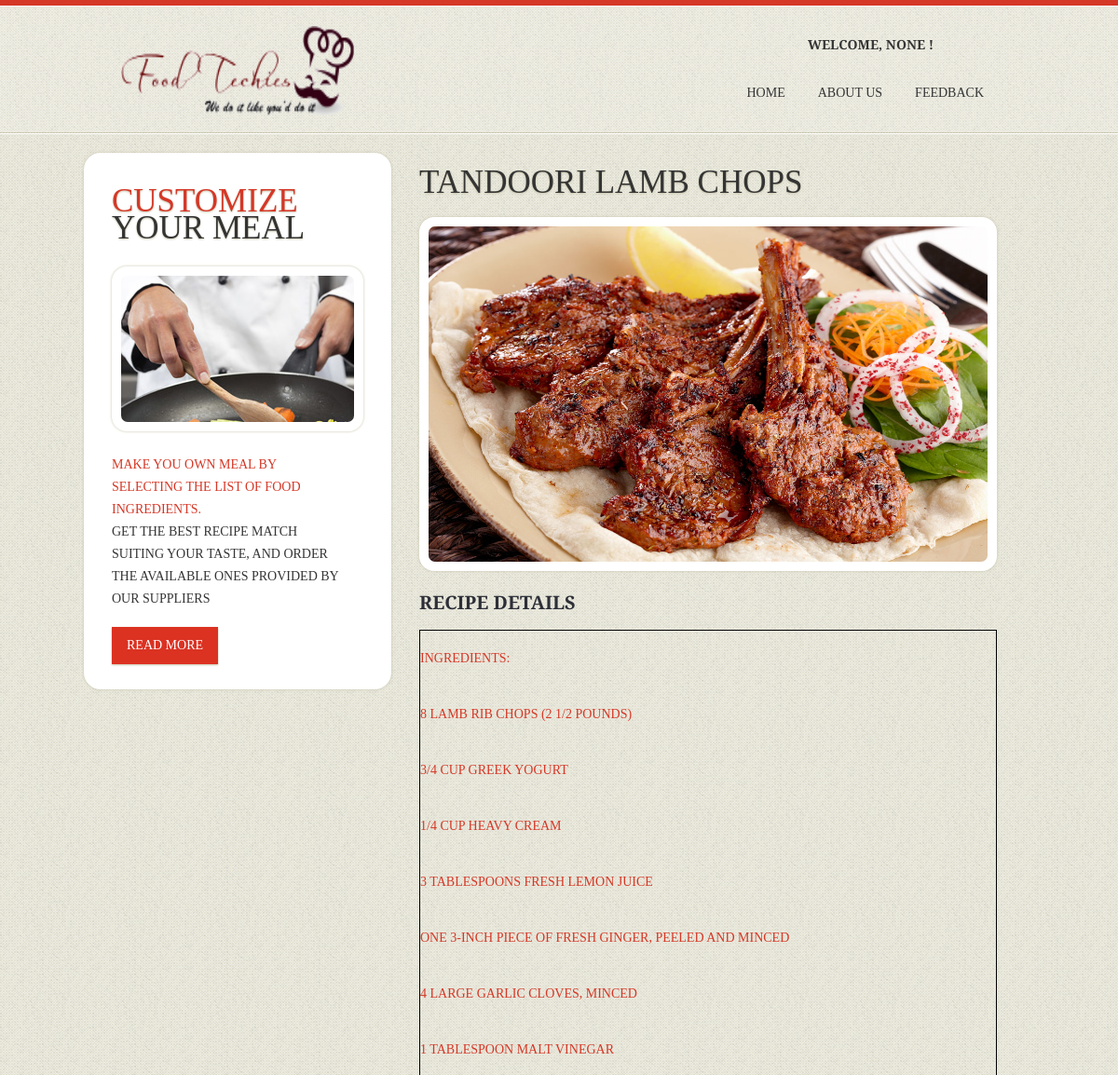
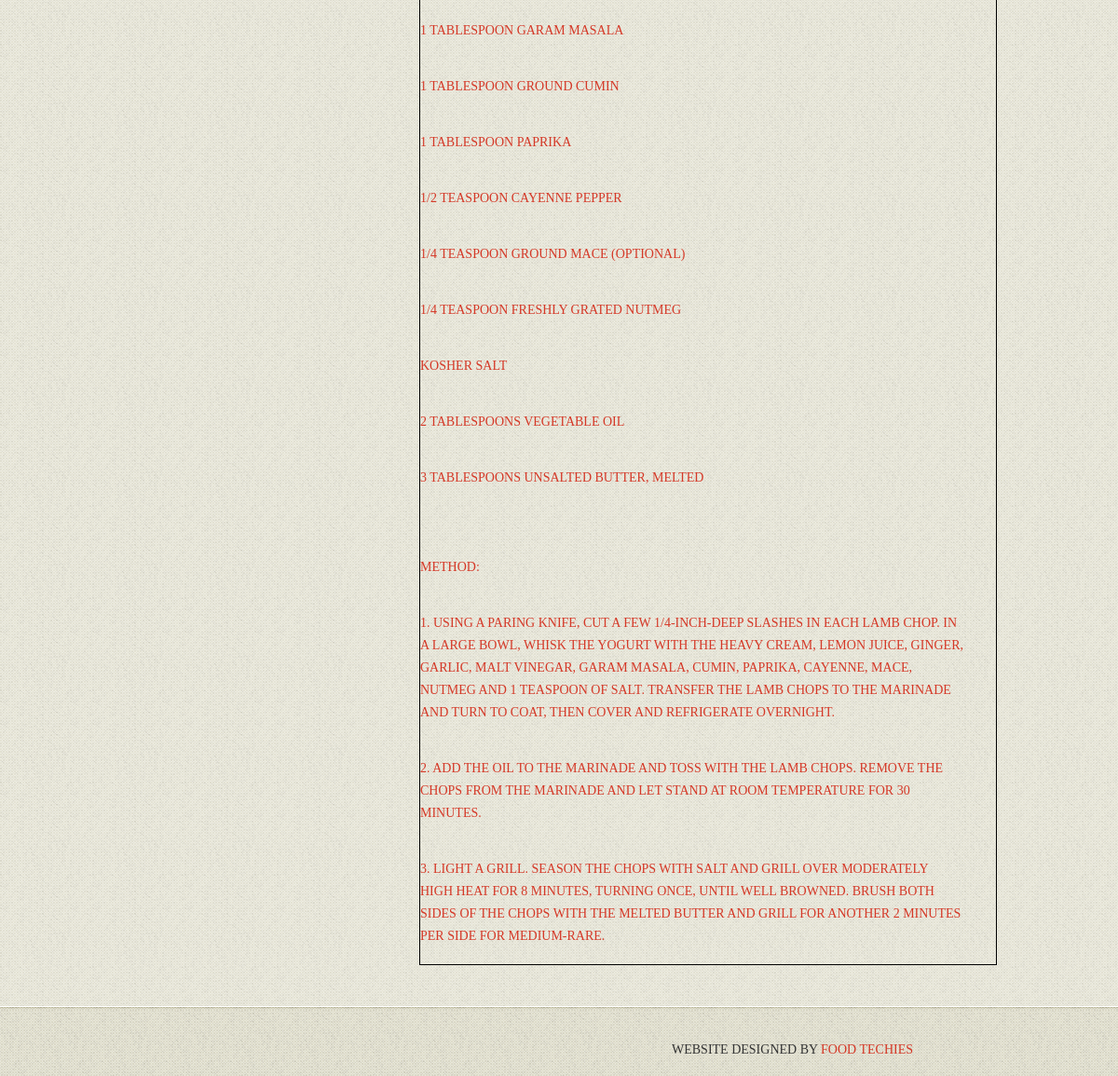
/recipe?r_id=2, run on the app's committed database (2 pictures, top to bottom).
### tables this page shows
CREATE TABLE RECIPE(
       RECIPE_ID INTEGER PRIMARY KEY AUTOINCREMENT,
       NAME CHAR(50) UNIQUE NOT NULL,
       TYPE CHAR(20) NOT NULL,
       MAIN_INGREDIENT CHAR(20) NOT NULL,
       RECIPE_IMG TEXT,
       RECIPE_DESC TEXT NOT NULL	
       );

### mealSystem.py (the view)
@app.route('/recipe')
def recipe_details():
    recipe_id = request.args.get('r_id')
    query = 'select * from recipe where recipe_id = "'+recipe_id+'" '
    recipe_details = select(query)
    for i in recipe_details:
        print i
        desc = i[5]
    desc_lines = desc.splitlines()
    return render_template('customize_recipe.html',recipe_details=recipe_details,desc_lines=desc_lines,username=username, type=user_type)

### mealSystem.py (called while the page is built)
def select(sql):
    conn = sqlite3.connect(DATABASE)
    cursor = conn.execute(sql)
    rows = cursor.fetchall()
    conn.close()
    return rows

### templates/customize_recipe.html (shortened to what this page needs)
<!DOCTYPE html>
{% extends "header.html" %}
{% block body %}
<section id="content">
  <div class="border-horiz"></div>
  <div class="container_12">
       <article class="side-bar extra1">
      <h3><span>Customize</span>yoUR Meal</h3>
      <figure class="box-img img-indent1"><img src="static/images/page5-img1.jpg " alt="" /></figure>
      <div class="inner-1"> <a href="#" class="link-1">Make You Own Meal by selecting the list of Food Ingredients.</a>
        <p>Get the best Recipe match suiting your taste, and order the available ones provided by our suppliers </p>
        <a href="#" class="btn">Read more</a> </div>
    </article>
    <article class="grid_8">
      {% for recipe in recipe_details %}
        <h3>{{ recipe[1] }}</h3>
      <figure class="box-img"><img src="static/images/{{ recipe[4] }} " alt="" width="600" height="360" /></figure> </br> </br>
       <h6>Recipe Details</h6>
       <div id="desc">
        {% for row in desc_lines %}
           <p><div class="inner-1"> <a href="#" class="link-1">{{ row }}</a>
               </div></p>
           {% endfor %}
      {% endfor %}
    </article>
  </div>
</section>
<footer>
  <div class="main">
    <div class="policy">Website designed by <a href="http://www.templatemonster.com" rel="nofollow">Food Techies</a> </div>
  </div>
</footer>
{% endblock %}

### templates/header.html (shortened to what this page needs)
<head>
    <link rel="stylesheet" href="/static/css/reset.css" type="text/css" media="screen">
    <link rel="stylesheet" href="/static/css/style.css" type="text/css" media="screen">
    <link rel="stylesheet" href="/static/css/grid.css" type="text/css" media="screen">
    <link rel="stylesheet" href="/static/css/flexslider.css" type="text/css" media="screen">
</head>
<body>
<header>
    <div class="line-top"></div>
    <div class="main">
        <div class="row-top">
            <h1><a href="{{url_for('login_success_page')}}"><img alt="" src="/static/images/logo.png"height="100" width="250"></a></h1>
            <div id="dropdown">
            <p align="right">
            <ul class="sf-menu">
                {% if type == 'customer' %}
                <li ><p align="right"><strong>Welcome, {{username}} !</strong></p>
                    <ul>
                            <li><a href="{{url_for('user_details')}}">Edit Profile</a></li>
                            <li><a href="{{url_for('cart')}}">Your Cart</a></li>
                            <li><a href="{{url_for('order_history')}}">Order History</a></li>
                            <li><a href="{{url_for('track_order')}}">Track your order</a></li>
                            <li><a href="{{url_for('logout')}}">Logout</a></li>
                    </ul>
                </li>
                {% else %}
                <li ><p align="right"><strong>Welcome, {{username}} !</strong></p>
                </li>
                {%endif%}
            </ul>
            </p>
            </div>
            <nav>
                <ul class="sf-menu">
          {% if type == 'customer' %}
          <li><a href="/login_success_page/">Home</a></li>
          <li><a href="/quickmeal">Quick Meal</a></li>
          </li>
          <li><a href="/customize">Customize Meal</a> </li>
          <li><a href="{{url_for('about')}}">About Us</a> </li>
          <li><a href="{{url_for('feedback')}}">Feedback</a> </li>
          {% else %}
          <li><a href="/login_success_page/">Home</a></li>
          <li><a href="{{url_for('about')}}">About Us</a> </li>
          <li><a href="{{url_for('feedback')}}">Feedback</a> </li>
          {% endif %}
        </ul>
            </nav>
        </div>
    </div>
</header>
</body>
{% block body %}{% endblock %}

### static/css/style.css (style rules this page uses)
article, aside, audio, canvas, command, datalist, details, embed, figcaption, figure, footer, header, hgroup, keygen, meter, nav, output, progress, section, source, video { display: block; }
body { font-family: 'PT Serif Caption', serif; font-size:14px; line-height:24px; color:#343434; min-width:1020px; background:url(../images/bg-body.gif) #e6e4d7; text-transform:uppercase }
html, body { height:100%; }
p { padding-bottom:18px; }
a { color:#fff; text-decoration:none; }
h1 { float:left; display:block; position:relative; z-index:10; }
h1 a { display:block; }
h2,h3,h4,h5,h6 { font-family: 'PT Serif Caption', serif; font-weight:normal; color:#343434 }
h3 { font-size:35px; line-height:38px; padding:33px 0 18px; text-shadow:0 1px 2px #c5c2a9; }
h3 span { color:#D53827; display:block; margin-bottom:-9px; }
h6 { color:#2d2f38; font-size:20px; line-height:20px; padding:0 0 19px 0; font-weight:bold; }
.inner-1 { padding-right:35px }
.main { margin: 0 auto; position: relative; width: 940px; }
header { padding:0; position: relative; z-index:99; background:url(../images/tail-header.gif); }
.line-top { background:url(../images/line-top.gif) repeat-x 0 0; height:7px; }
.row-top { padding:21px 0 14px }
#content { position:relative; }
.img-indent1 { margin:4px 0 24px 0 }
nav { padding:18px 0 0 0; float:right; display:block; z-index:99; }
.sf-menu, .sf-menu * { margin: 0; padding: 0; list-style: none; }
.sf-menu { position:relative; }
.sf-menu > li { margin-left:7px; float:left; position:relative; -webkit-transition: all 0.3s ease; -moz-transition: all 0.3s ease; -o-transition: all 0.3s ease; transition: all 0.3s ease; border-radius:4px; background:url(../images/point.png) }
.sf-menu a { color:#343434; font-size:14px; line-height:20px; text-decoration:none; }
.sf-menu > li > a { display:block; padding:12px 14px; }
#content { padding:0 0 44px; background:url(../images/tail-cont.gif) }
.border-horiz { background:url(../images/border-horiz.gif) repeat-x 0 0;height:2px }
.box-img { padding:10px; background:#fff; border-radius:16px; -moz-border-radius:16px; -webkit-border-radius:16px; box-shadow:0 0 3px #c5c2a9; -moz-box-shadow: 0 0 3px #c5c2a9; -webkit-box-shadow:0 0 3px #c5c2a9; display:inline-block }
.box-img img { border-radius:7px; -moz-border-radius:7px; -webkit-border-radius:7px; }
.side-bar { width:280px; float:left; margin:20px 20px 0 -30px; padding:0 10px 7px 40px; background:#fff; border-radius:18px; -moz-border-radius:18px; -webkit-border-radius:18px; box-shadow:0 0 3px #c5c2a9; -moz-box-shadow: 0 0 3px #c5c2a9; -webkit-box-shadow:0 0 3px #c5c2a9; }
.side-bar.extra1 { padding:0px 20px 27px 30px }
.link-1 { color:#d53827 }
.btn { display:inline-block; color:#fff; padding:8px 16px; background:#db3222; -webkit-transition: all 0.3s ease; -moz-transition: all 0.3s ease; -o-transition: all 0.3s ease; transition: all 0.3s ease; box-shadow:0 1px 2px #c5c2a9; -moz-box-shadow: 0 1px 2px #c5c2a9; -webkit-box-shadow:0 1px 2px #c5c2a9; }
footer { position:relative; padding:31px 0 20px; background:url(../images/tail-bg-footer.gif) repeat-x 0 0; }
.policy { float:right; display:block; font-size:14px; color:#343434; line-height:16px; text-decoration:none; padding:8px 90px 0 0; }
.policy a { color:#d53827; text-decoration:none; }

### static/css/grid.css (style rules this page uses)
.container_12 { margin-left: auto; margin-right: auto; width: 960px; }
.grid_1, .grid_2, .grid_3, .grid_4, .grid_5, .grid_6, .grid_7, .grid_8, .grid_9, .grid_10, .grid_11, .grid_12 { display:inline; float: left; position: relative; margin-left: 10px; margin-right: 10px; }
.container_12 .grid_8 { width:620px; }

### templates/header.html (style rules this page uses)
#dropdown { margin-top:-10px; margin-left:730px; }

### templates/customize_recipe.html (style rules this page uses)
#desc { border: 1px solid black; }

### data on the page
RECIPE: NAME "TANDOORI LAMB CHOPS", RECIPE_IMG (picture), desc_lines "INGREDIENTS:" "8 LAMB RIB CHOPS (2 1/2 POUNDS)" "3/4 CUP GREEK YOGURT" "1/4 CUP HEAVY CREAM" "3 TABLESPOONS FRESH LEMON JUICE" "ONE 3-INCH PIECE OF FRESH GINGER, PEELED AND MINCED" "4 LARGE GARLIC CLOVES, MINCED" "1 TABLESPOON MALT VINEGAR" "1 TABLESPOON GARAM MASALA" "1 TABLESPOON GROUND CUMIN" "1 TABLESPOON PAPRIKA" "1/2 TEASPOON CAYENNE PEPPER" "1/4 TEASPOON GROUND MACE (OPTIONAL)" "1/4 TEASPOON FRESHLY GRATED NUTMEG" "KOSHER SALT" "2 TABLESPOONS VEGETABLE OIL" "3 TABLESPOONS UNSALTED BUTTER, MELTED" "METHOD:" "1. USING A PARING KNIFE, CUT A FEW 1/4-INCH-DEEP SLASHES IN EACH LAMB CHOP. IN A LARGE BOWL, WHISK THE YOGURT WITH THE HEAVY CREAM, LEMON JUICE, GINGER, GARLIC, MALT VINEGAR, GARAM MASALA, CUMIN, PAPRIKA, CAYENNE, MACE, NUTMEG AND 1 TEASPOON OF SALT. TRANSFER THE LAMB CHOPS TO THE MARINADE AND TURN TO COAT, THEN COVER AND REFRIGERATE OVERNIGHT." "2. ADD THE OIL TO THE MARINADE AND TOSS WITH THE LAMB CHOPS. REMOVE THE CHOPS FROM THE MARINADE AND LET STAND AT ROOM TEMPERATURE FOR 30 MINUTES." "3. LIGHT A GRILL. SEASON THE CHOPS WITH SALT AND GRILL OVER MODERATELY HIGH HEAT FOR 8 MINUTES, TURNING ONCE, UNTIL WELL BROWNED. BRUSH BOTH SIDES OF THE CHOPS WITH THE MELTED BUTTER AND GRILL FOR ANOTHER 2 MINUTES PER SIDE FOR MEDIUM-RARE."

### other printed values
{{ username }} "NONE"
